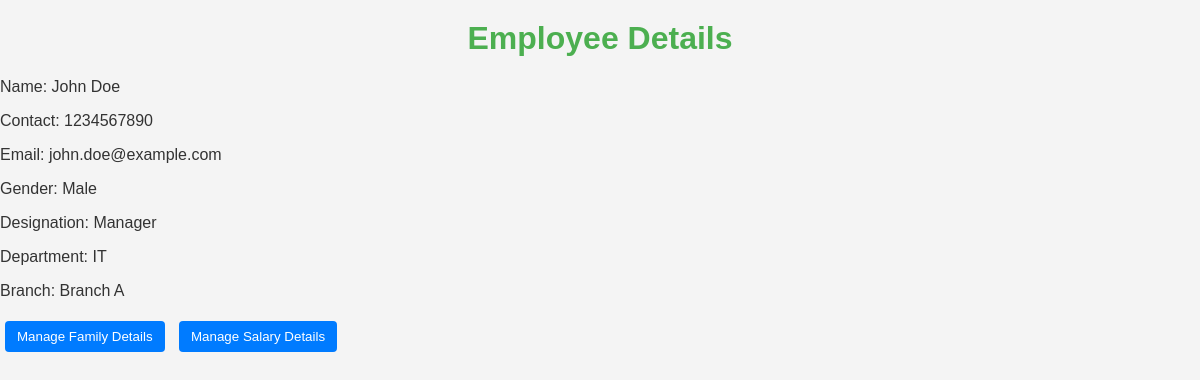
Screenshot of /employee_details.php?id=1 with the database file from the repository.
### tables this page shows
CREATE TABLE `tbl_employee` (
  `id` int(11) NOT NULL,
  `name` varchar(100) NOT NULL,
  `contact` varchar(15) NOT NULL,
  `email` varchar(100) NOT NULL,
  `gender` enum('Male','Female','Other') NOT NULL,
  `designation` varchar(100) NOT NULL,
  `department` varchar(100) NOT NULL,
  `branch` varchar(100) NOT NULL,
  `created_at` timestamp NOT NULL DEFAULT current_timestamp()
);

### employee_details.php (the view, shortened to what this page needs)
<?php
include 'db.php';
$id = $_GET['id'];
$employee = $conn->query("SELECT * FROM tbl_employee WHERE id = $id")->fetch_assoc();
?>
<!DOCTYPE html>
<html lang="en">
<head>
    <link rel="stylesheet" href="styles.css">
</head>
<body>
    <h1>Employee Details</h1>
    <div>
        <p>Name: <?php echo $employee['name']; ?></p>
        <p>Contact: <?php echo $employee['contact']; ?></p>
        <p>Email: <?php echo $employee['email']; ?></p>
        <p>Gender: <?php echo $employee['gender']; ?></p>
        <p>Designation: <?php echo $employee['designation']; ?></p>
        <p>Department: <?php echo $employee['department']; ?></p>
        <p>Branch: <?php echo $employee['branch']; ?></p>
    </div>
    <button id="family-details">Manage Family Details</button>
    <button id="salary-details">Manage Salary Details</button>
</body>
</html>

### styles.css (style rules this page uses)
body { font-family: Arial, sans-serif; margin: 0; padding: 0; background-color: #f4f4f4; color: #333; }
h1 { text-align: center; color: #4CAF50; margin-top: 20px; }
button { padding: 8px 12px; margin: 5px; border: none; border-radius: 4px; cursor: pointer; background-color: #007BFF; color: white; transition: background-color 0.3s; }

### rows the page displays
tbl_employee: name "John Doe", contact "1234567890", email "john.doe@example.com", gender "Male", designation "Manager", department "IT", branch "Branch A"
